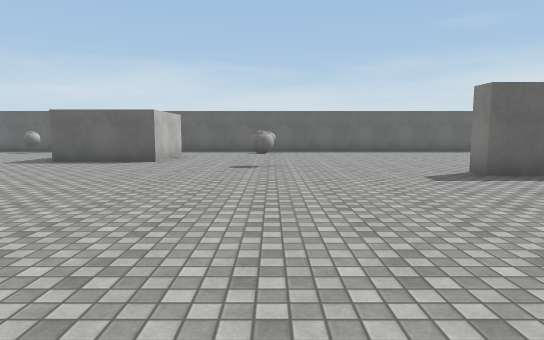
view 1 (above)

17 first-person views from a walk through a Unity game level. The camera is 1.4 m above the floor, tilts 6° down and sees 75° across. The floor is counted in squares, 2 m on a side. Each view is taken from the middle of a square. On the plan, view 1 faces up. The plan holds only what a view shows up to about 11 squares ahead; the rest is blank. The player is left out. Surface patterns are stand-ins for the level's own textures.

view 2
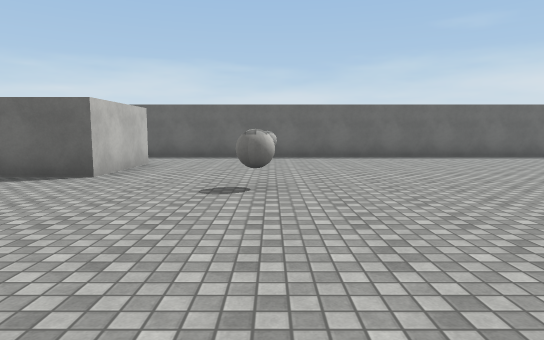

view 3
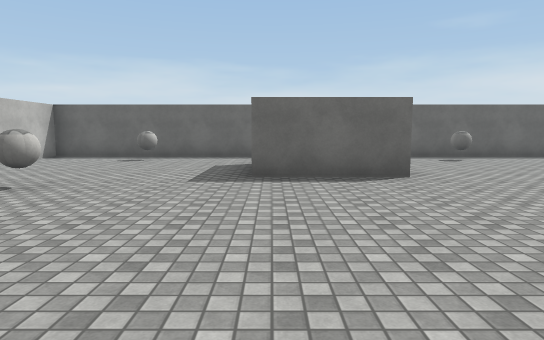

view 4
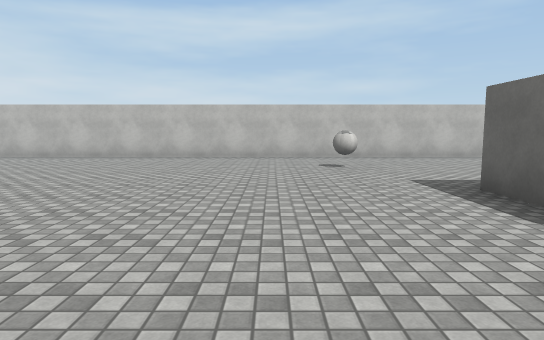

view 5
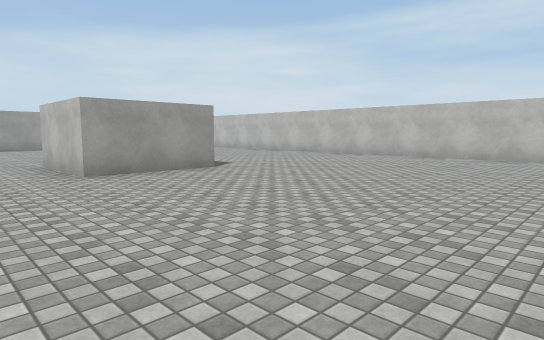

view 6
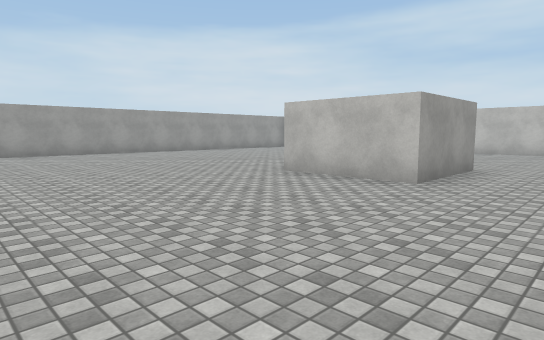

view 7
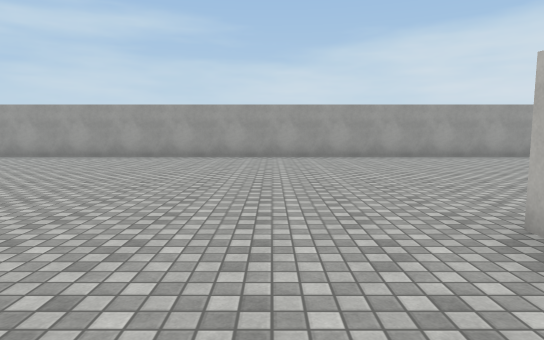

view 8
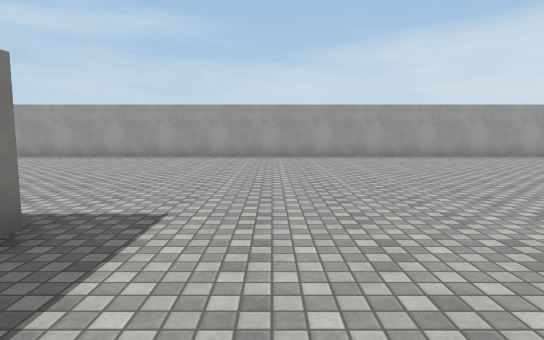

view 9
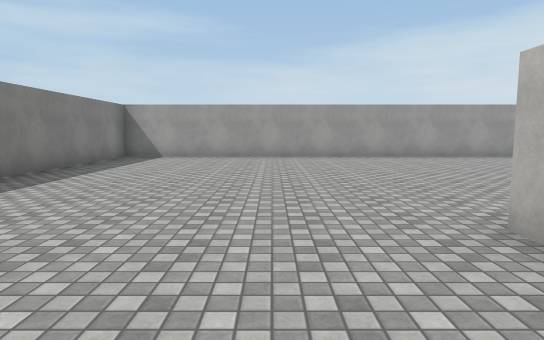

view 10
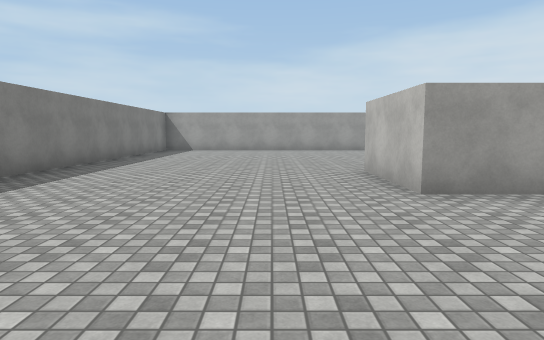

view 11
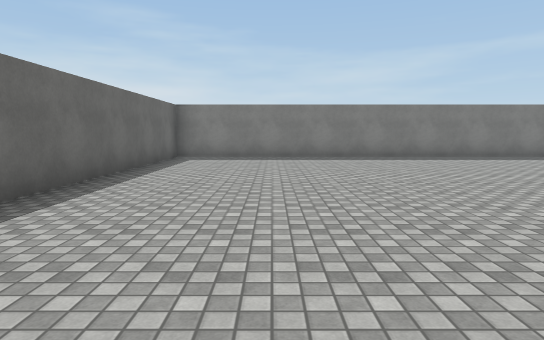

view 12
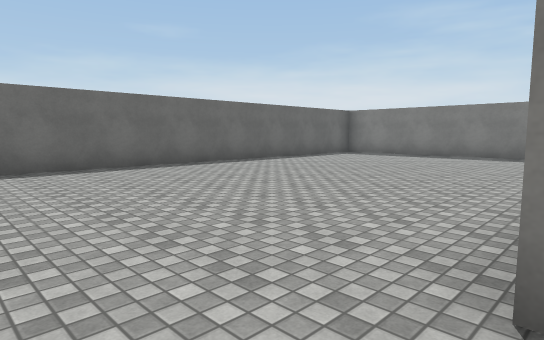

view 13
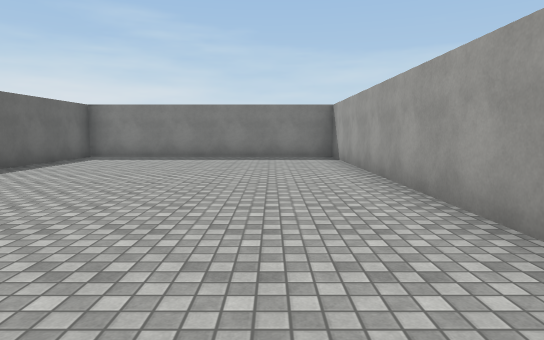

view 14
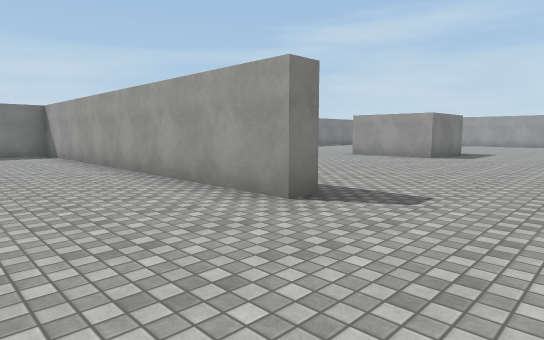

view 15
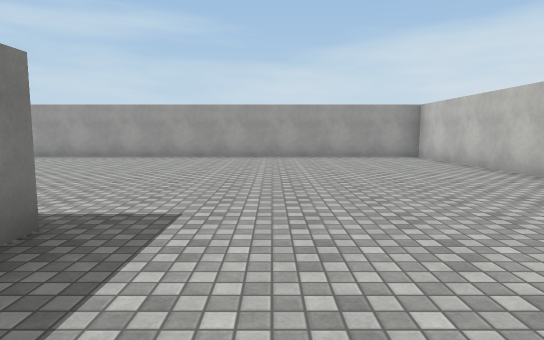

view 16
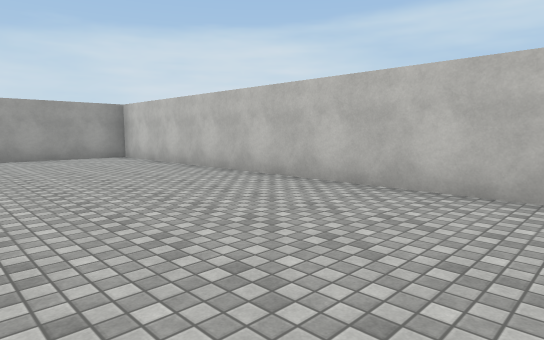

view 17
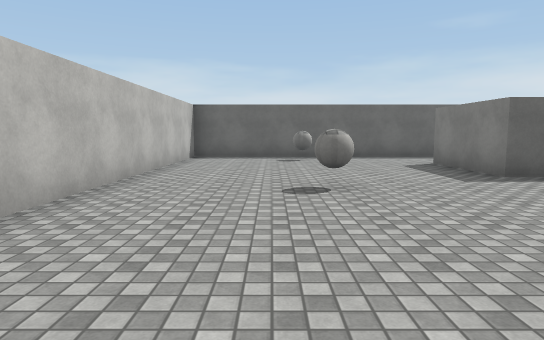

### Floor plan
Points are (right, up) in squares from view 1. A wall is a line through its corners. A room is listed if a view was taken in it or the views show most of it. See-through windows are left out.
Room 1 (views 1, 2, 3, 4, 5, 6, 7, 8, 9, 10, 11, 12, 13, 14, 15, 16, 17)
walls: (4.5, 5.7) (3.5, 5.7) (3.5, 6.2) (13.2, 6.2) (13.2, 13.2) (-11.3, 13.2) (-11.3, -11.2) (13.2, -11.2) (13.2, 5.7) (6.5, 5.7); (4.8, -3.5) (4.8, -1) (7.3, -1) (7.3, -3.5); (-5.4, -1) (-2.8, -1) (-2.8, -3.5); (-2.8, 11.1) (-2.8, 8.6) (-5.3, 8.6) (-5.3, 11.1)
objects: ball (-8, 7); ball (-8, 12); ball (0, 7); ball (0, 12)

Positions as (right, up) in squares from view 1, and headings:
1: (0, 0), facing up
2: (0, 3), facing up
3: (-5, 3), facing up
4: (-1, 6), facing left
5: (-1, 5), facing down-left
6: (2, 1), facing down-left
7: (-1, -1), facing down
8: (3, -1), facing down
9: (9, -1), facing down
10: (9, 3), facing down
11: (3, 3), facing right
12: (2, 6), facing up-right
13: (3, 8), facing right
14: (1, 9), facing down-right
15: (-7, -1), facing down
16: (-7, -1), facing down-left
17: (-9, 3), facing up
